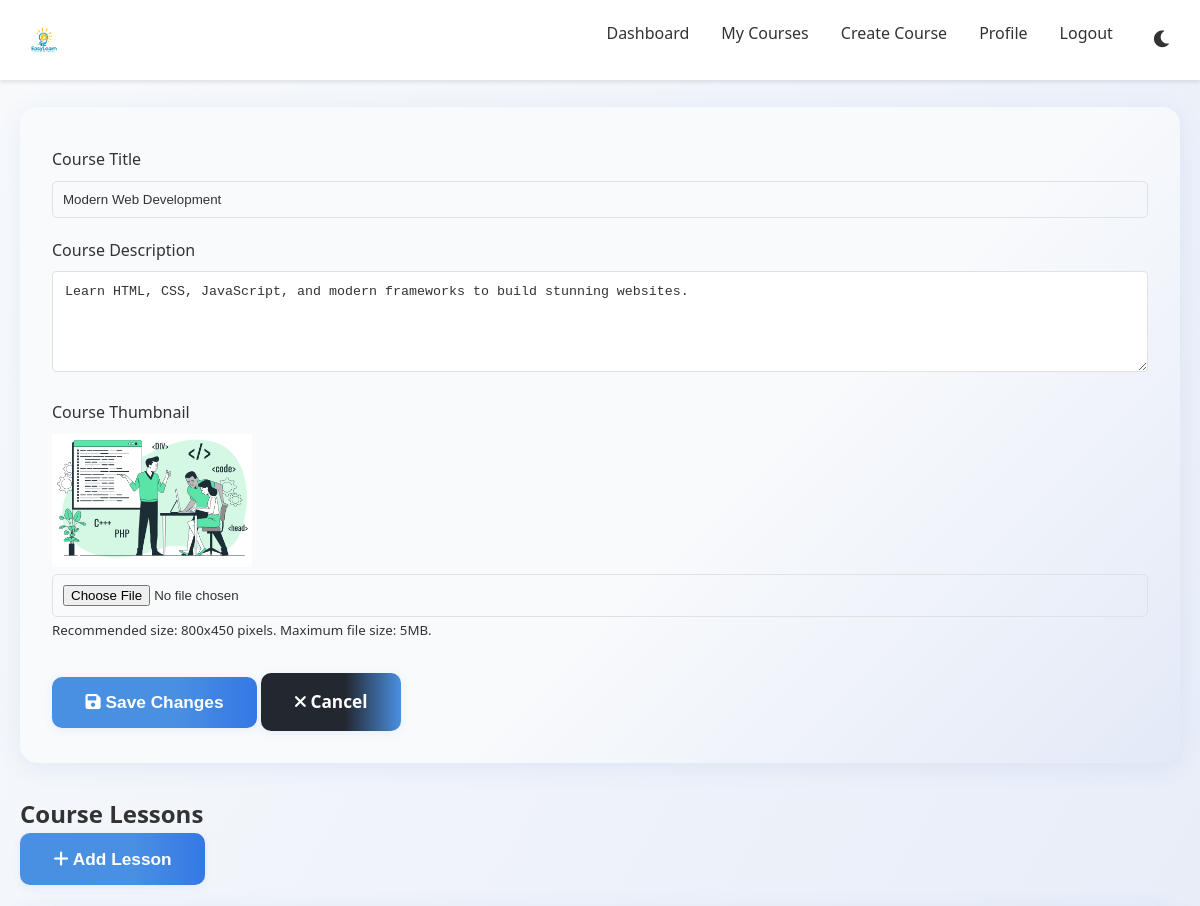
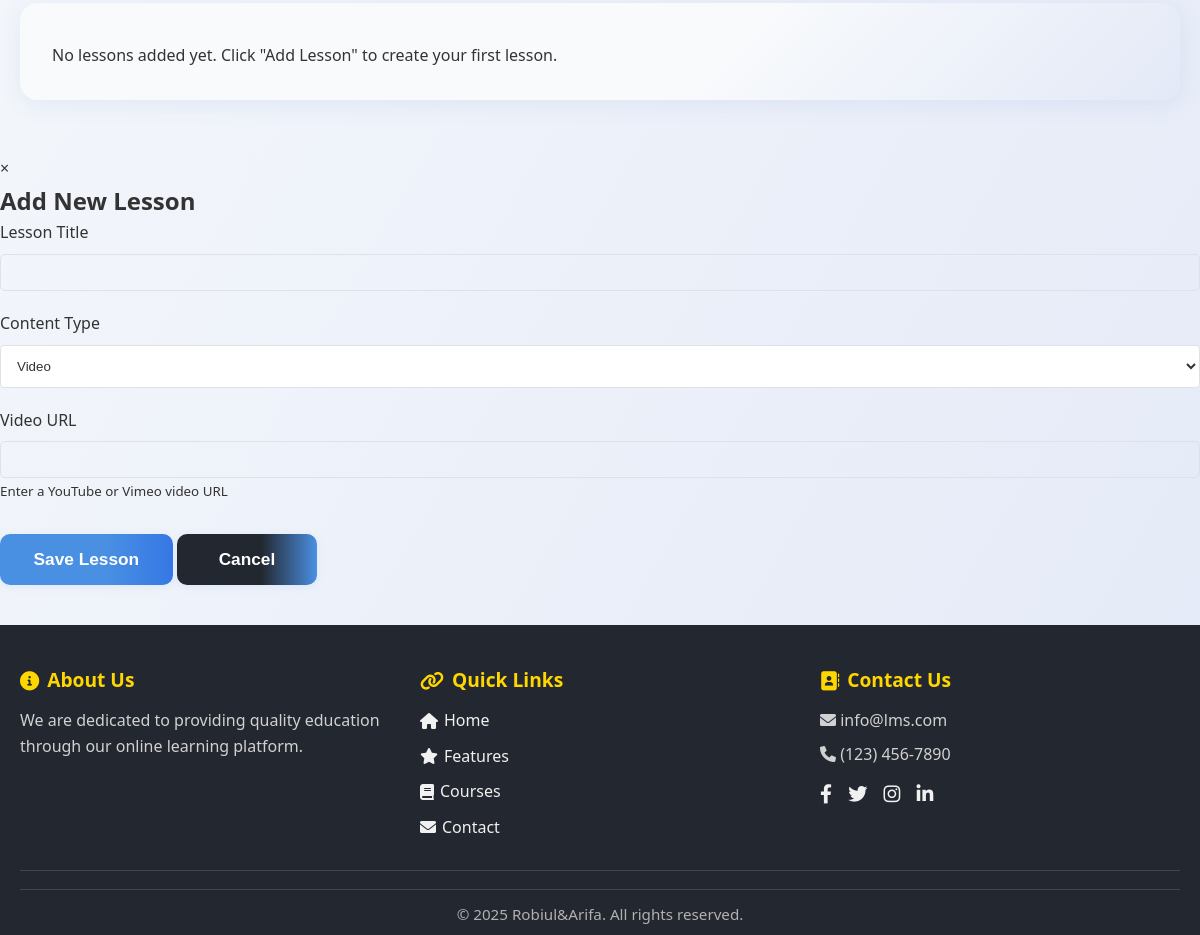
The app's page /php/edit_course.php?id=1 (signed in) with its own data (2 pictures, top to bottom).
### tables this page shows
CREATE TABLE `courses` (
  `id` int(11) NOT NULL,
  `instructor_id` int(11) NOT NULL,
  `title` varchar(255) NOT NULL,
  `description` text DEFAULT NULL,
  `thumbnail_url` varchar(255) DEFAULT NULL,
  `created_at` timestamp NOT NULL DEFAULT current_timestamp(),
  `updated_at` timestamp NOT NULL DEFAULT current_timestamp() ON UPDATE current_timestamp()
);

### php/edit_course.php (the view, shortened to what this page needs)
<?php
$conn = getDBConnection();
$course_id = filter_input(INPUT_GET, 'id', FILTER_VALIDATE_INT);
$stmt = $conn->prepare("SELECT * FROM courses WHERE id = ? AND instructor_id = ?");
$stmt->bind_param("ii", $course_id, $_SESSION['user_id']);
$stmt->execute();
$course = $stmt->get_result()->fetch_assoc();
$stmt = $conn->prepare("
    SELECT * FROM lessons
    WHERE course_id = ?
    ORDER BY lesson_order ASC
");
$stmt->bind_param("i", $course_id);
$stmt->execute();
$lessons = $stmt->get_result();
?>
<!DOCTYPE html>
<html lang="en">
<head>
    <link rel="stylesheet" href="../css/style.css">
    <link rel="stylesheet" href="https://cdnjs.cloudflare.com/ajax/libs/font-awesome/6.0.0/css/all.min.css">
</head>
<body>
    <nav class="navbar">
        <div class="container nav-content">
            <a href="../index.php" class="logo"><img src="../images/EasyLearn.png" alt="EasyLearn Logo" style="height:48px;vertical-align:middle;margin-right:10px;"></a>
            <div class="nav-links">
                <a href="instructor_dashboard.php">Dashboard</a>
                <a href="my_courses.php">My Courses</a>
                <a href="create_course.php">Create Course</a>
                <a href="profile.php">Profile</a>
                <a href="logout.php">Logout</a>
                <button class="theme-toggle" aria-label="Toggle theme">
                    <i class="fas fa-moon"></i>
                </button>
            </div>
        </div>
    </nav>
    <div class="container">
        <div class="dashboard">
            <h1>Edit Course: <?php echo htmlspecialchars($course['title']); ?></h1>
            <div class="card mt-2">
                <form action="edit_course.php?id=<?php echo $course_id; ?>" method="POST" enctype="multipart/form-data" class="course-form">
                    <div class="form-group">
                        <label for="title">Course Title</label>
                        <input type="text" id="title" name="title" class="form-control" required
                               value="<?php echo htmlspecialchars($course['title']); ?>">
                    </div>
                    <div class="form-group">
                        <label for="description">Course Description</label>
                        <textarea id="description" name="description" class="form-control" rows="5" required><?php echo htmlspecialchars($course['description']); ?></textarea>
                    </div>
                    <div class="form-group">
                        <label for="thumbnail">Course Thumbnail</label>
                        <?php if ($course['thumbnail_url']): ?>
                            <div class="current-thumbnail">
                                <img src="../<?php echo htmlspecialchars($course['thumbnail_url']); ?>"
                                     alt="Current thumbnail" style="max-width: 200px;">
                            </div>
                        <?php endif; ?>
                        <input type="file" id="thumbnail" name="thumbnail" class="form-control" accept="image/*">
                        <small class="form-text">Recommended size: 800x450 pixels. Maximum file size: 5MB.</small>
                    </div>
                    <div class="form-actions">
                        <button type="submit" class="btn btn-primary">
                            <i class="fas fa-save"></i> Save Changes
                        </button>
                        <a href="instructor_dashboard.php" class="btn btn-secondary">
                            <i class="fas fa-times"></i> Cancel
                        </a>
                    </div>
                </form>
            </div>
            <section class="lessons mt-2">
                <div class="section-header">
                    <h2>Course Lessons</h2>
                    <button class="btn btn-primary" onclick="showAddLessonModal()">
                        <i class="fas fa-plus"></i> Add Lesson
                    </button>
                </div>
                <div class="lessons-list">
                    <?php if ($lessons->num_rows > 0): ?>
                        <div class="card">
                            <table class="table">
                                <thead>
                                    <tr>
                                        <th>Order</th>
                                        <th>Title</th>
                                        <th>Type</th>
                                        <th>Actions</th>
                                    </tr>
                                </thead>
                                <tbody id="lessonsTableBody">
                                    <?php while ($lesson = $lessons->fetch_assoc()): ?>
                                        <tr data-lesson-id="<?php echo $lesson['id']; ?>">
                                            <td>
                                                <span class="lesson-order"><?php echo $lesson['lesson_order']; ?></span>
                                                <div class="order-controls">
                                                    <button class="btn-icon" onclick="moveLesson(<?php echo $lesson['id']; ?>, 'up')">
                                                        <i class="fas fa-arrow-up"></i>
                                                    </button>
                                                    <button class="btn-icon" onclick="moveLesson(<?php echo $lesson['id']; ?>, 'down')">
                                                        <i class="fas fa-arrow-down"></i>
                                                    </button>
                                                </div>
                                            </td>
                                            <td><?php echo htmlspecialchars($lesson['title']); ?></td>
                                            <td><?php echo ucfirst($lesson['content_type']); ?></td>
                                            <td>
                                                <button class="btn-icon" onclick="editLesson(<?php echo $lesson['id']; ?>)">
                                                    <i class="fas fa-edit"></i>
                                                </button>
                                                <button class="btn-icon" onclick="deleteLesson(<?php echo $lesson['id']; ?>)">
                                                    <i class="fas fa-trash"></i>
                                                </button>
                                            </td>
                                        </tr>
                                    <?php endwhile; ?>
                                </tbody>
                            </table>
                        </div>
                    <?php else: ?>
                        <div class="card">
                            <p>No lessons added yet. Click "Add Lesson" to create your first lesson.</p>
                        </div>
                    <?php endif; ?>
                </div>
            </section>
        </div>
    </div>
    <div id="lessonModal" class="modal">
        <div class="modal-content">
            <span class="close">&times;</span>
            <h2 id="modalTitle">Add New Lesson</h2>
            <form id="lessonForm" action="lesson_process.php" method="POST" enctype="multipart/form-data">
                <div class="form-group">
                    <label for="lessonTitle">Lesson Title</label>
                    <input type="text" id="lessonTitle" name="title" class="form-control" required>
                </div>
                <div class="form-group">
                    <label for="contentType">Content Type</label>
                    <select id="contentType" name="content_type" class="form-control" required>
                        <option value="video">Video</option>
                    </select>
                </div>
                <div class="form-group" id="videoContentGroup">
                    <label for="videoUrl">Video URL</label>
                    <input type="url" id="videoUrl" name="content_url" class="form-control">
                    <small class="form-text">Enter a YouTube or Vimeo video URL</small>
                </div>
                <div class="form-actions">
                    <button type="submit" class="btn btn-primary">Save Lesson</button>
                    <button type="button" class="btn btn-secondary" onclick="closeModal()">Cancel</button>
                </div>
            </form>
        </div>
    </div>
    <footer class="footer modern-footer">
        <div class="container">
            <div class="footer-content">
                <div class="footer-section about">
                    <h3><i class="fas fa-info-circle"></i> About Us</h3>
                    <p>We are dedicated to providing quality education through our online learning platform.</p>
                </div>
                <div class="footer-section links">
                    <h3><i class="fas fa-link"></i> Quick Links</h3>
                    <ul>
                        <li><a href="../index.php"><i class="fas fa-home"></i> Home</a></li>
                        <li><a href="../index.php#features"><i class="fas fa-star"></i> Features</a></li>
                        <li><a href="../index.php#courses"><i class="fas fa-book"></i> Courses</a></li>
                        <li><a href="../php/contact.php"><i class="fas fa-envelope"></i> Contact</a></li>
                    </ul>
                </div>
                <div class="footer-section contact">
                    <h3><i class="fas fa-address-book"></i> Contact Us</h3>
                    <p><i class="fas fa-envelope"></i> info@lms.com</p>
                    <p><i class="fas fa-phone"></i> (123) 456-7890</p>
                    <div class="footer-social">
                        <a href="https://web.facebook.com/wdrobi17" title="Facebook"><i class="fab fa-facebook-f"></i></a>
                        <a href="https://x.com/wdrobi21" title="Twitter"><i class="fab fa-twitter"></i></a>
                        <a href="https://www.instagram.com/wdrobi" title="Instagram"><i class="fab fa-instagram"></i></a>
                        <a href="https://www.linkedin.com/in/wdrobi/" title="LinkedIn"><i class="fab fa-linkedin-in"></i></a>
                    </div>
                </div>
            </div>
            <div class="footer-bottom">
                <hr>
                <p>&copy; <?php echo date('Y'); ?> Robiul&Arifa. All rights reserved.</p>
            </div>
        </div>
    </footer>
</body>
</html>

### css/style.css (style rules this page uses)
* { margin: 0; padding: 0; box-sizing: border-box; }
:root { --primary-color: #4a90e2; --secondary-color: #2c3e50; --accent-color: #e74c3c; --text-color: #333; --bg-color: #fff; --card-bg: #f8f9fa; --border-color: #dee2e6; --success-color: #28a745; --warning-color: #ffc107; --error-color: #dc3545; }
body { font-family: 'Segoe UI', Tahoma, Geneva, Verdana, sans-serif; line-height: 1.6; color: var(--text-color); background-color: var(--bg-color); transition: background-color 0.3s, color 0.3s; }
.container { max-width: 1200px; margin: 0 auto; padding: 0 20px; }
.navbar { background-color: var(--bg-color); box-shadow: 0 2px 4px rgba(0,0,0,0.1); padding: 1rem 0; position: fixed; width: 100%; top: 0; z-index: 1000; }
.nav-content { display: flex; justify-content: space-between; align-items: center; }
.nav-links { display: flex; gap: 2rem; }
.nav-links a { color: var(--text-color); text-decoration: none; font-weight: 500; transition: color 0.3s; }
.card { background-color: var(--card-bg); border-radius: 8px; padding: 1.5rem; margin: 1rem 0; box-shadow: 0 2px 4px rgba(0,0,0,0.1); transition: transform 0.3s; }
.form-group { margin-bottom: 1.5rem; }
.form-control { width: 100%; padding: 0.75rem; border: 1px solid var(--border-color); border-radius: 4px; background-color: var(--bg-color); color: var(--text-color); transition: border-color 0.3s; }
.btn, .auth-form .btn, .btn-link, .auth-form .btn-link { padding: 0.95rem 2.1rem; font-size: 1.08rem; border-radius: 10px; font-weight: 600; min-width: 140px; text-align: center; box-shadow: 0 2px 8px rgba(74, 144, 226, 0.10); transition: background 0.2s, color 0.2s, transform 0.15s; outline: none; border: none; text-decoration: none !important; cursor: pointer; display: inline-block; }
.btn-primary { background: linear-gradient(90deg, #4a90e2 60%, #3578e5 100%); color: #fff; }
.btn-secondary { background: linear-gradient(90deg, #23272f 60%, #4a90e2 100%); color: #fff; }
.dashboard { padding: 2rem 0; }
.theme-toggle { background: none; border: none; color: var(--text-color); cursor: pointer; padding: 0.5rem; font-size: 1.2rem; }
.mt-2 { margin-top: 2rem; }
.modern-footer { background: #23272f; color: #f1f1f1; padding: 40px 0 0 0; margin-top: 40px; font-size: 1rem; }
.modern-footer .footer-content { display: flex; flex-wrap: wrap; justify-content: space-between; gap: 40px; padding-bottom: 20px; }
.modern-footer .footer-section { flex: 1 1 220px; min-width: 220px; }
.modern-footer .footer-section h3 { font-size: 1.2rem; margin-bottom: 12px; color: #ffd700; display: flex; align-items: center; gap: 8px; }
.modern-footer .footer-section ul { list-style: none; padding: 0; margin: 0; }
.modern-footer .footer-section ul li { margin-bottom: 10px; }
.modern-footer .footer-section ul li a { color: #f1f1f1; text-decoration: none; transition: color 0.2s; display: flex; align-items: center; gap: 6px; }
.modern-footer .footer-section p { margin: 8px 0; color: #d1d1d1; }
.modern-footer .footer-social { margin-top: 12px; }
.modern-footer .footer-social a { color: #f1f1f1; margin-right: 12px; font-size: 1.2rem; transition: color 0.2s, transform 0.2s; display: inline-block; }
.modern-footer .footer-bottom { text-align: center; padding: 18px 0 8px 0; border-top: 1px solid #444; color: #b1b1b1; font-size: 0.95rem; }
.modern-footer .footer-bottom hr { border: none; border-top: 1px solid #444; margin: 0 0 12px 0; }
.card { background: linear-gradient(135deg, #f8fafc 60%, #e3e9f7 100%); border-radius: 18px; box-shadow: 0 4px 24px rgba(80, 120, 200, 0.10); padding: 2.5rem 2rem 2rem 2rem; margin: 1.5rem 0; transition: box-shadow 0.2s; }
.form-group { margin-bottom: 20px; }
.form-group label { display: block; margin-bottom: 8px; color: var(--text-color); font-weight: 500; }
.form-group input { width: 100%; padding: 10px; border: 1px solid var(--border-color); border-radius: 5px; background: var(--input-bg); color: var(--text-color); }
.form-actions { margin-top: 30px; }

### php/edit_course.php (style rules this page uses)
body { background: linear-gradient(120deg, #f8fafc 0%, #e3e9f7 100%); }

### records on screen
courses: title "Modern Web Development", description "Learn HTML, CSS, JavaScript, and modern frameworks to build stunning websites.", thumbnail_url (picture)
